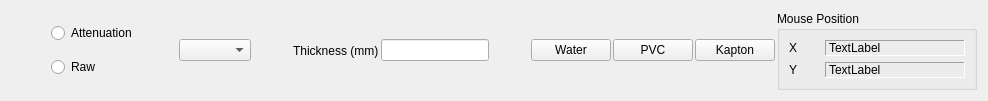
      <widget class="QWidget" name="tab_constants">
       <attribute name="title">
        <string>Mass Attenuation Data</string>
       </attribute>
       <layout class="QVBoxLayout" name="verticalLayout_3">
        <item>
         <layout class="QVBoxLayout" name="verticalLayout_2">
          <property name="spacing">
           <number>2</number>
          </property>
          <item>
           <layout class="QVBoxLayout" name="verticalLayout_plot_container_coef"/>
          </item>
          <item>
           <layout class="QVBoxLayout" name="verticalLayout_5">
            <item>
             <layout class="QHBoxLayout" name="horizontalLayout_6">
              <item>
               <spacer name="horizontalSpacer_4">
                <property name="orientation">
                 <enum>Qt::Horizontal</enum>
                </property>
                <property name="sizeHint" stdset="0">
                 <size>
                  <width>40</width>
                  <height>20</height>
                 </size>
                </property>
               </spacer>
              </item>
              <item>
               <layout class="QVBoxLayout" name="verticalLayout_12">
                <item>
                 <widget class="QRadioButton" name="radioButton_atten">
                  <property name="text">
                   <string>Attenuation</string>
                  </property>
                 </widget>
                </item>
                <item>
                 <widget class="QRadioButton" name="radioButton_raw">
                  <property name="text">
                   <string>Raw</string>
                  </property>
                 </widget>
                </item>
               </layout>
              </item>
              <item>
               <spacer name="horizontalSpacer_6">
                <property name="orientation">
                 <enum>Qt::Horizontal</enum>
                </property>
                <property name="sizeHint" stdset="0">
                 <size>
                  <width>40</width>
                  <height>20</height>
                 </size>
                </property>
               </spacer>
              </item>
              <item>
               <widget class="QComboBox" name="comboBox_materials"/>
              </item>
              <item>
               <spacer name="horizontalSpacer_5">
                <property name="orientation">
                 <enum>Qt::Horizontal</enum>
                </property>
                <property name="sizeHint" stdset="0">
                 <size>
                  <width>40</width>
                  <height>20</height>
                 </size>
                </property>
               </spacer>
              </item>
              <item>
               <widget class="QLabel" name="label_10">
                <property name="text">
                 <string>Thickness (mm)</string>
                </property>
               </widget>
              </item>
              <item>
               <widget class="QLineEdit" name="lineEdit_mass_atten_thickness"/>
              </item>
              <item>
               <spacer name="horizontalSpacer_3">
                <property name="orientation">
                 <enum>Qt::Horizontal</enum>
                </property>
                <property name="sizeHint" stdset="0">
                 <size>
                  <width>40</width>
                  <height>20</height>
                 </size>
                </property>
               </spacer>
              </item>
              <item>
               <widget class="QPushButton" name="pushButton_water">
                <property name="text">
                 <string>Water</string>
                </property>
               </widget>
              </item>
              <item>
               <widget class="QPushButton" name="pushButton_pvc">
                <property name="text">
                 <string>PVC</string>
                </property>
               </widget>
              </item>
              <item>
               <widget class="QPushButton" name="pushButton_kapton">
                <property name="text">
                 <string>Kapton</string>
                </property>
               </widget>
              </item>
              <item>
               <widget class="QGroupBox" name="groupBox_mouse_position_atten">
                <property name="minimumSize">
                 <size>
                  <width>200</width>
                  <height>0</height>
                 </size>
                </property>
                <property name="maximumSize">
                 <size>
                  <width>200</width>
                  <height>16777215</height>
                 </size>
                </property>
                <property name="title">
                 <string>Mouse Position</string>
                </property>
                <layout class="QGridLayout" name="gridLayout_28">
                 <item row="0" column="0">
                  <layout class="QGridLayout" name="gridLayout_27">
                   <item row="1" column="0">
                    <widget class="QLabel" name="label_2">
                     <property name="text">
                      <string>Y</string>
                     </property>
                    </widget>
                   </item>
                   <item row="1" column="1">
                    <widget class="QLabel" name="label_atten_plot_y">
                     <property name="frameShape">
                      <enum>QFrame::Panel</enum>
                     </property>
                     <property name="frameShadow">
                      <enum>QFrame::Sunken</enum>
                     </property>
                     <property name="text">
                      <string>TextLabel</string>
                     </property>
                    </widget>
                   </item>
                   <item row="0" column="0">
                    <widget class="QLabel" name="label_11">
                     <property name="maximumSize">
                      <size>
                       <width>30</width>
                       <height>16777215</height>
                      </size>
                     </property>
                     <property name="text">
                      <string>X</string>
                     </property>
                    </widget>
                   </item>
                   <item row="0" column="1">
                    <widget class="QLabel" name="label_atten_plot_x">
                     <property name="frameShape">
                      <enum>QFrame::Panel</enum>
                     </property>
                     <property name="frameShadow">
                      <enum>QFrame::Sunken</enum>
                     </property>
                     <property name="text">
                      <string>TextLabel</string>
                     </property>
                    </widget>
                   </item>
                  </layout>
                 </item>
                </layout>
               </widget>
              </item>
             </layout>
            </item>
           </layout>
          </item>
         </layout>
        </item>
       </layout>
      </widget>
